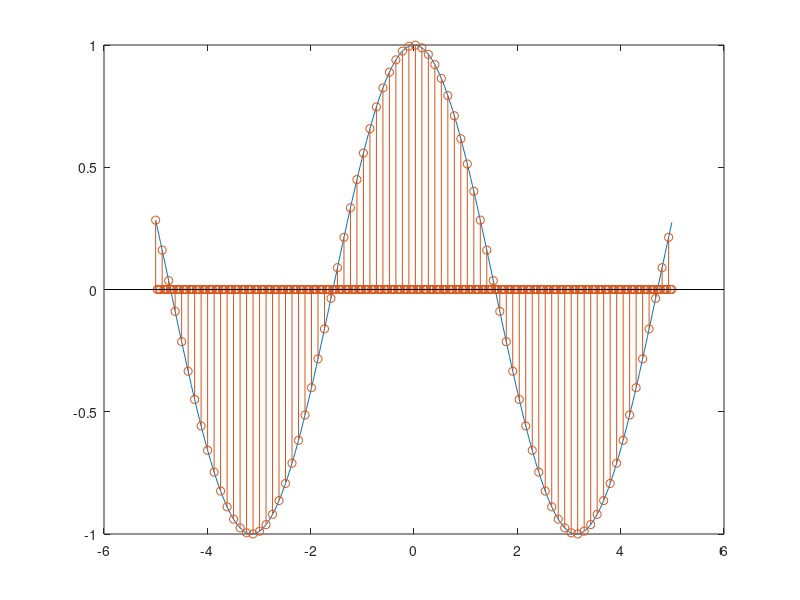

Recreate this plot in MATLAB.
close all;
clear;

x_interval = 0.01 * pi;
x_range = [-5:x_interval:5];
delta_T = pi;

y = zeros(length(x_range), 1);
last_t = x_range(1);
for t = 1:length(x_range)
    if (t - last_t >= delta_T)
        last_t = t;
        m = cos(x_range(t));
        y(t) = m;
    end
end

figure(1);
plot(x_range, cos(x_range));
hold on;
stem(x_range, y);
